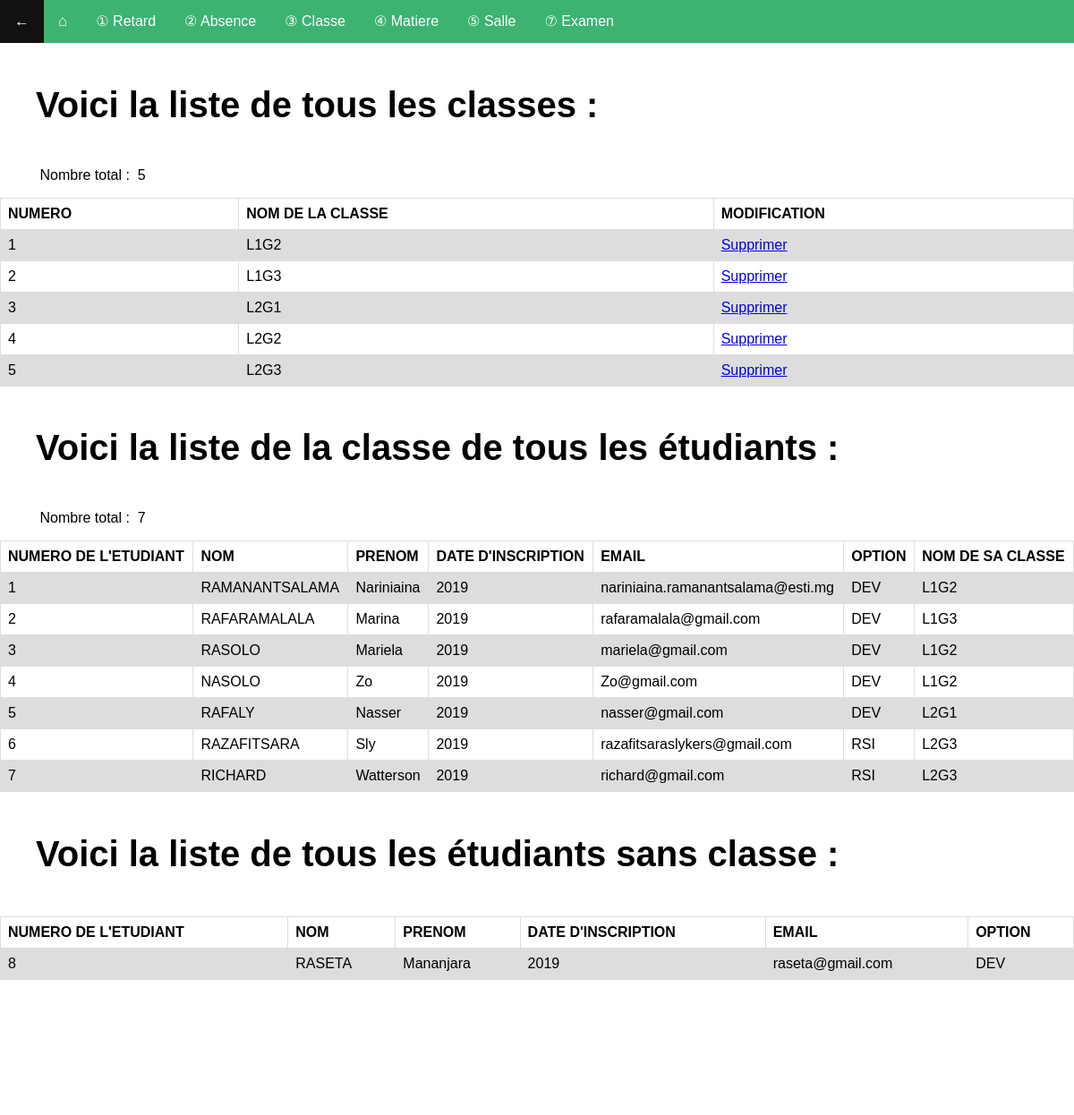
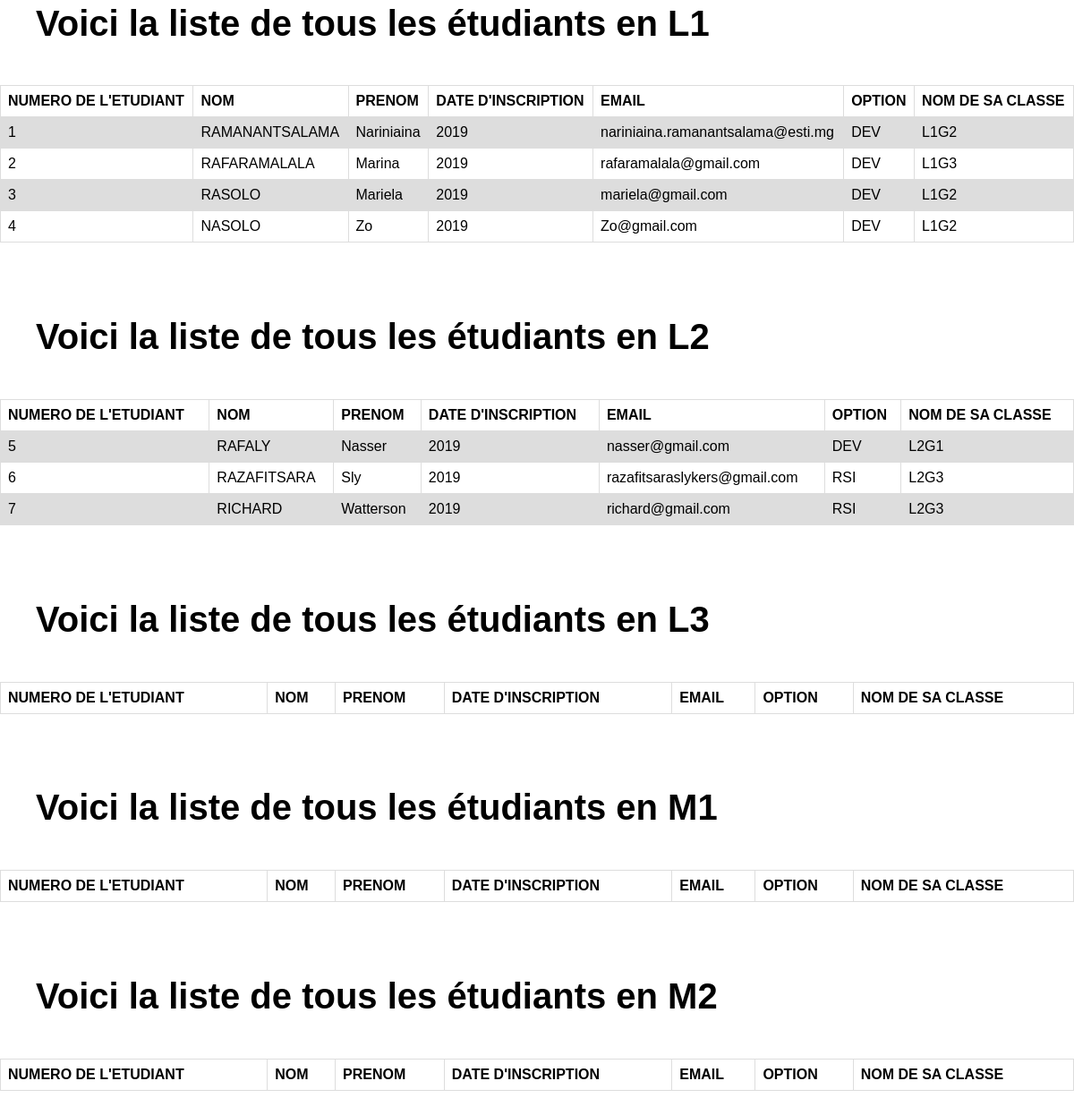
Page /classelist.php (signed in) on the committed database (2 pictures, top to bottom).
### tables this page shows
CREATE TABLE IF NOT EXISTS `t_classe` (
  `cla_id` int(11) NOT NULL AUTO_INCREMENT,
  `cla_nom` varchar(10) DEFAULT NULL,
  PRIMARY KEY (`cla_id`)
);

CREATE TABLE IF NOT EXISTS `t_eleve` (
  `el_id` int(11) NOT NULL AUTO_INCREMENT,
  `el_nom` varchar(30) DEFAULT NULL,
  `el_prenom` varchar(30) DEFAULT NULL,
  `el_ddn` date DEFAULT NULL,
  `el_sexe` varchar(1) DEFAULT NULL,
  `el_inscription` int(4) DEFAULT NULL,
  `el_email` varchar(40) DEFAULT NULL,
  `el_diplome` varchar(40) NOT NULL,
  `el_option` varchar(40) NOT NULL,
  PRIMARY KEY (`el_id`)
);

### classelist.php (the view, shortened to what this page needs)
<!DOCTYPE html>
<html>
<head>
    <link rel="stylesheet" type="text/css" href="style.css">
</head>
<body>
	<span>
        <ul style="background-color: MediumSeaGreen; list-style-type: none; overflow: hidden;">
            <li style="float: left; font-size: 17px"><a href='accueil.php'>←</a></li>
            <li style="float: left; font-size: 17px; "><a href='gestion.php'>⌂</a></li>
            <li style="float: left;"><a href='retardlist.php'> ① Retard</a></li>
            <li style="float: left;"><a href='absencelist.php'> ② Absence</a></li>
            <li style="float: left;"><a href='classelist.php'> ③ Classe</a></li>
            <li style="float: left;"><a href='matierelist.php'> ④ Matiere</a></li>
            <li style="float: left;"><a href='sallelist.php'> ⑤ Salle</a></li>
            <li style="float: left;"><a href='examenlist.php'> ⑦ Examen</a></li>
        </ul>
    </span>
<?php
echo "<h1><div><span>Voici la liste de tous les classes :</span></h1>";
echo "<p>&nbsp&nbsp&nbsp&nbsp&nbsp&nbsp&nbsp&nbsp&nbsp&nbspNombre total :&nbsp"
?>
<?php
	include('conn.php');
	$query=mysqli_query($conn,"select count(cla_id) as total from `t_classe`");
	$row=mysqli_fetch_array($query);
		?>
	<?php echo $row['total'],"</div>";
		?>
	<?php
		require_once("conn.php");
		$req = "select * from t_classe";
		$resultat = mysqli_query($conn,$req) or die(mysql_error());
 	?>
 	<table>
 		<tr>
 			<th>NUMERO</th>
 			<th>NOM DE LA CLASSE</th>
 			<th>MODIFICATION</th>
 		</tr>
 		<?php  while ($cla = mysqli_fetch_assoc($resultat))  {  ?>
 		<tr>
 			<td><?php echo ($cla['cla_id']); ?></td>
 			<td><?php echo ($cla['cla_nom']); ?></td>
 			<td><span><a href="traitement8.php?code=<?php echo ($cla['cla_id']); ?>">Supprimer</a></span></td>
 		</tr>
<?php } ?>
 	</table>
<?php
echo "<h1><div><span>Voici la liste de la classe de tous les étudiants :</span></h1>";
echo "<p>&nbsp&nbsp&nbsp&nbsp&nbsp&nbsp&nbsp&nbsp&nbsp&nbspNombre total :&nbsp"
?>
<?php
	include('conn.php');
	$query=mysqli_query($conn,"select count(el.el_id) as total from t_eleve el right JOIN (a_classe cla inner join t_classe cl on cla.cla_id = cl.cla_id) on el.el_id = cla.el_id;");
	$row=mysqli_fetch_array($query);
		?>
	<?php echo $row['total'],"</div>";
		?>
	<?php
		require_once("conn.php");
		$req = "select el.el_id, el_nom, el.el_prenom ,el.el_inscription, el.el_email,el.el_option, cl.cla_nom from t_eleve el inner JOIN (a_classe cla inner join t_classe cl on cla.cla_id = cl.cla_id) on el.el_id = cla.el_id";
		$resultat = mysqli_query($conn,$req) or die(mysql_error());
 	?>
 	<table>
 		<tr>
 			<th>NUMERO DE L'ETUDIANT</th>
 			<th>NOM </th>
 			<th>PRENOM</th>
 			<th>DATE D'INSCRIPTION </th>
 			<th>EMAIL</th>
 			<th>OPTION </th>
 			<th>NOM DE SA CLASSE</th>
 		</tr>
 		<?php  while ($cla = mysqli_fetch_assoc($resultat))  {  ?>
 		<tr>
 			<td><?php echo ($cla['el_id']); ?></td>
 			<td><?php echo ($cla['el_nom']); ?></td>
 			<td><?php echo ($cla['el_prenom']); ?></td>
 			<td><?php echo ($cla['el_inscription']); ?></td>
 			<td><?php echo ($cla['el_email']); ?></td>
 			<td><?php echo ($cla['el_option']); ?></td>
 			<td><?php echo ($cla['cla_nom']); ?></td>
 		</tr>
<?php } ?>
 	</table>
<?php
echo "<h1><div><span>Voici la liste de tous les étudiants sans classe  :</span></h1>";
?>
	<?php
		require_once("conn.php");
		$req = "select el.el_id, el_nom, el.el_prenom ,el.el_inscription, el.el_email,el.el_option, cl.cla_nom from t_eleve el left JOIN (a_classe cla inner join t_classe cl on cla.cla_id = cl.cla_id) on el.el_id = cla.el_id HAVING cla_nom is NULL;";
		$resultat = mysqli_query($conn,$req) or die(mysql_error());
 	?>
 	<table>
 		<tr>
 			<th>NUMERO DE L'ETUDIANT</th>
 			<th>NOM </th>
 			<th>PRENOM</th>
 			<th>DATE D'INSCRIPTION </th>
 			<th>EMAIL</th>
 			<th>OPTION </th>
 		</tr>
 		<?php  while ($cla = mysqli_fetch_assoc($resultat))  {  ?>
 		<tr>
 			<td><?php echo ($cla['el_id']); ?></td>
 			<td><?php echo ($cla['el_nom']); ?></td>
 			<td><?php echo ($cla['el_prenom']); ?></td>
 			<td><?php echo ($cla['el_inscription']); ?></td>
 			<td><?php echo ($cla['el_email']); ?></td>
 			<td><?php echo ($cla['el_option']); ?></td>
 		</tr>
<?php } ?>
 	</table>
<?php
	echo "<br><br><br></br></br></br>";
 ?>
 <?php
        echo "<h1><div><span>Voici la liste de tous les étudiants en L1 </span></h1>";
        ?>
            <?php
                require_once("conn.php");
                $req = "select el.el_id, el_nom, el.el_prenom ,el.el_inscription, el.el_email,el.el_option, cl.cla_nom as classe from t_eleve el inner JOIN (a_classe cla inner join t_classe cl on cla.cla_id = cl.cla_id) on el.el_id = cla.el_id HAVING classe like 'L1%'";
                $resultat = mysqli_query($conn,$req) or die(mysql_error());
            ?>
                <table>
                    <tr>
                        <th>NUMERO DE L'ETUDIANT</th>
                        <th>NOM </th>
                        <th>PRENOM</th>
                        <th>DATE D'INSCRIPTION </th>
                        <th>EMAIL</th>
                        <th>OPTION </th>
                        <th>NOM DE SA CLASSE</th>
                    </tr>
                    <?php  while ($cla = mysqli_fetch_assoc($resultat))  {  ?>
                    <tr>
                        <td><?php echo ($cla['el_id']); ?></td>
                        <td><?php echo ($cla['el_nom']); ?></td>
                        <td><?php echo ($cla['el_prenom']); ?></td>
                        <td><?php echo ($cla['el_inscription']); ?></td>
                        <td><?php echo ($cla['el_email']); ?></td>
                        <td><?php echo ($cla['el_option']); ?></td>
                        <td><?php echo ($cla['classe']); ?></td>
                    </tr>
            <?php } ?>
                </table>
            <?php echo "<br></br>"; ?>
        <?php
        echo "<h1><div><span>Voici la liste de tous les étudiants en L2 </span></h1>";
        ?>
            <?php
                require_once("conn.php");
                $req = "select el.el_id, el_nom, el.el_prenom ,el.el_inscription, el.el_email,el.el_option, cl.cla_nom as classe from t_eleve el inner JOIN (a_classe cla inner join t_classe cl on cla.cla_id = cl.cla_id) on el.el_id = cla.el_id HAVING classe like 'L2%'";
                $resultat = mysqli_query($conn,$req) or die(mysql_error());
            ?>
                <table>
                    <tr>
                        <th>NUMERO DE L'ETUDIANT</th>
                        <th>NOM </th>
                        <th>PRENOM</th>
                        <th>DATE D'INSCRIPTION </th>
                        <th>EMAIL</th>
                        <th>OPTION </th>
                        <th>NOM DE SA CLASSE</th>
                    </tr>
                    <?php  while ($cla = mysqli_fetch_assoc($resultat))  {  ?>
                    <tr>
                        <td><?php echo ($cla['el_id']); ?></td>
                        <td><?php echo ($cla['el_nom']); ?></td>
                        <td><?php echo ($cla['el_prenom']); ?></td>
                        <td><?php echo ($cla['el_inscription']); ?></td>
                        <td><?php echo ($cla['el_email']); ?></td>
                        <td><?php echo ($cla['el_option']); ?></td>
                        <td><?php echo ($cla['classe']); ?></td>
                    </tr>
            <?php } ?>
                </table>
            <?php echo "<br></br>"; ?>
            <?php
        echo "<h1><div><span>Voici la liste de tous les étudiants en L3 </span></h1>";
        ?>
                <table>
                    <tr>
                        <th>NUMERO DE L'ETUDIANT</th>
                        <th>NOM </th>
                        <th>PRENOM</th>
                        <th>DATE D'INSCRIPTION </th>
                        <th>EMAIL</th>
                        <th>OPTION </th>
                        <th>NOM DE SA CLASSE</th>
                    </tr>
                </table>
            <?php echo "<br></br>"; ?>
            <?php
        echo "<h1><div><span>Voici la liste de tous les étudiants en M1 </span></h1>";
        ?>
                <table>
                    <tr>
                        <th>NUMERO DE L'ETUDIANT</th>
                        <th>NOM </th>
                        <th>PRENOM</th>
                        <th>DATE D'INSCRIPTION </th>
                        <th>EMAIL</th>
                        <th>OPTION </th>
                        <th>NOM DE SA CLASSE</th>
                    </tr>
                </table>
            <?php echo "<br></br>"; ?>
            <?php
        echo "<h1><div><span>Voici la liste de tous les étudiants en M2 </span></h1>";
        ?>
                <table>
                    <tr>
                        <th>NUMERO DE L'ETUDIANT</th>
                        <th>NOM </th>
                        <th>PRENOM</th>
                        <th>DATE D'INSCRIPTION </th>
                        <th>EMAIL</th>
                        <th>OPTION </th>
                        <th>NOM DE SA CLASSE</th>
                    </tr>
                </table>
            <?php echo "<br></br>"; ?>
</body>
</html>

### style.css (style rules this page uses)
body { margin: 0; font-family: sans-serif; background: transparent; background-color: transparent; }
p { color: black; }
h1 { padding right: 40px; font-size: 40px; }
table { font-family: arial, sans-serif; border-collapse: collapse; width: 100%; text-align: left; }
td, th { border: 1px solid #dddddd; text-align: left; padding: 8px; }
tr:nth-child(even) { background-color: #dddddd; }
div { background-color: transparent; padding: 20px; padding-left: 40px; }
ul { list-style-type: none; margin: 0; padding: 0; overflow: hidden; background-color: #333; }
li { float: left; }
li a { display: block; color: white; text-align: center; padding: 14px 16px; text-decoration: none; }

### rows in the picture
t_classe: cla_id "1", cla_nom "L1G2"
t_classe: cla_id "2", cla_nom "L1G3"
t_classe: cla_id "3", cla_nom "L2G1"
t_classe: cla_id "4", cla_nom "L2G2"
t_classe: cla_id "5", cla_nom "L2G3"
t_eleve: el_id "1", el_nom "RAMANANTSALAMA", el_prenom "Nariniaina", el_inscription "2019", el_email "nariniaina.ramanantsalama@esti.mg", el_option "DEV", t_classe.cla_nom "L1G2"
t_eleve: el_id "2", el_nom "RAFARAMALALA", el_prenom "Marina", el_inscription "2019", el_email "rafaramalala@gmail.com", el_option "DEV", t_classe.cla_nom "L1G3"
t_eleve: el_id "3", el_nom "RASOLO", el_prenom "Mariela", el_inscription "2019", el_email "mariela@gmail.com", el_option "DEV", t_classe.cla_nom "L1G2"
t_eleve: el_id "4", el_nom "NASOLO", el_prenom "Zo", el_inscription "2019", el_email "Zo@gmail.com", el_option "DEV", t_classe.cla_nom "L1G2"
t_eleve: el_id "5", el_nom "RAFALY", el_prenom "Nasser", el_inscription "2019", el_email "nasser@gmail.com", el_option "DEV", t_classe.cla_nom "L2G1"
t_eleve: el_id "6", el_nom "RAZAFITSARA", el_prenom "Sly", el_inscription "2019", el_email "razafitsaraslykers@gmail.com", el_option "RSI", t_classe.cla_nom "L2G3"
t_eleve: el_id "7", el_nom "RICHARD", el_prenom "Watterson", el_inscription "2019", el_email "richard@gmail.com", el_option "RSI", t_classe.cla_nom "L2G3"
t_eleve: el_id "8", el_nom "RASETA", el_prenom "Mananjara", el_inscription "2019", el_email "raseta@gmail.com", el_option "DEV"

### other values in the picture
$row['total'] "5"
$row['total'] "7"
